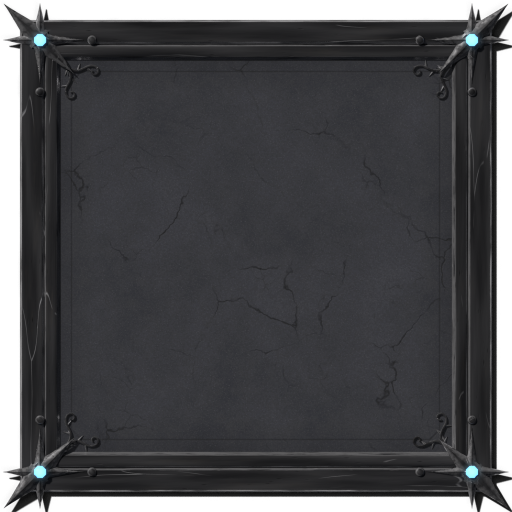
#> input picture assets/ui/kit/panel.png, 512 x 512 px, found by its file name
$ python post.py
#> lines starting #> are read from the running program, lines starting #| are printed output that depends on the picture; after the words box and inside, x2 and y2 are one past the last pixel; in counts of white or black regions, pixels touching at a corner belong together
### tools/blender/ui/spec.py
"""UI kit contract: files, sizes, nine-slice margins, content padding, post steps.

Pure Python, shared by build_ui.py (Blender renders the raw 2x images), post.py (Pillow: downscale, glow, states,
kit.json) and compose.py (sheet + mock). Margins/content are [left, top, right, bottom] in texture pixels.
Every file is rendered under its own name unless `raw` names another render (derived files).
"""

SOUL = (0x6f, 0xb8, 0xff)
EMBER = (0xff, 0x7a, 0x33)
GOLD = (0xf0, 0xc0, 0x60)

FILES = {}


def add(name, size, margin=(0, 0, 0, 0), content=(0, 0, 0, 0), raw=None, post=(), **extra):
    FILES[name] = dict(file=name + ".png", size=list(size), margin=list(margin), content=list(content),
                       raw=raw or name, post=list(post), extra=extra)


def m4(v):
    return (v, v, v, v)


# ---- frames and panels
add("panel", (512, 512), m4(104), m4(72), post=[("selfbloom", 0.55, 0.5, 4)])
add("modal", (1024, 1024), m4(176), m4(112), post=[("selfbloom", 0.55, 0.5, 5)])
add("modal_crest", (384, 160), post=[("selfbloom", 0.55, 0.6, 5)])
add("title_plaque", (768, 128), (112, 50, 112, 50), (104, 30, 104, 30), post=[("selfbloom", 0.55, 0.5, 4)])
add("tooltip", (256, 256), m4(26), (20, 16, 20, 16))

# ---- reward card (bone frame); the glow halo stays inside the 12 px padding
CARD = dict(margin=m4(72), content=m4(58))
add("card", (384, 544), **CARD)
add("card_hover", (384, 544), **CARD, post=[("bloom", "card", 0.85, 3, 6), ("halo", SOUL, 9, 0.6)])
add("card_pressed", (384, 544), **CARD, post=[("bloom", "card", 0.85, 3, 6), ("halo", EMBER, 9, 0.6)])
add("card_disabled", (384, 544), **CARD, post=[("desat", 0.85, 0.38)])

# ---- buttons
BTN = dict(margin=(60, 30, 60, 30), content=(64, 16, 64, 16))
for pre in ("button", "button_primary"):
    add(pre + "_normal", (384, 96), **BTN, post=[("selfbloom", 0.7, 0.4, 4)] if pre == "button_primary" else [])
    add(pre + "_hover", (384, 96), **BTN, post=[("bloom", pre + "_normal", 1.0, 2, 7)])
    add(pre + "_pressed", (384, 96), **BTN, post=[("bloom", pre + "_normal", 1.0, 2, 7)])
    add(pre + "_disabled", (384, 96), **BTN, post=[("desat", 0.8, 0.3)])

# ---- ornaments
add("divider", (1024, 64), post=[("selfbloom", 0.55, 0.6, 4)])
add("divider_small", (512, 40), post=[("selfbloom", 0.55, 0.6, 3)])

# ---- portraits and map
MED = dict(content=m4(36), hole_radius=92)
add("medallion_player", (256, 256), **MED, post=[("selfbloom", 0.5, 0.8, 5), ("hole", 92)])
add("medallion_engine", (256, 256), **MED, post=[("selfbloom", 0.5, 0.8, 5), ("hole", 92)])
RING = dict(content=m4(31), hole_radius=65)
add("node_ring", (192, 192), **RING, post=[("hole", 65)])
add("node_ring_available", (192, 192), **RING, post=[("bloom", "node_ring", 1.2, 3, 9), ("hole", 65)])
add("node_ring_visited", (192, 192), **RING, post=[("desat", 0.7, 0.35), ("hole", 65)])

# ---- slots
SLOT = dict(margin=m4(32), content=m4(24))
add("slot", (128, 128), **SLOT)
add("slot_hover", (128, 128), **SLOT, post=[("bloom", "slot", 1.0, 2, 6)])
add("slot_selected", (128, 128), **SLOT, post=[("bloom", "slot", 1.0, 2, 6)])

# ---- bars and scrolling
add("bar_frame", (512, 48), (28, 16, 28, 16), (24, 14, 24, 14))
for c in ("soul", "ember", "gold"):
    add("bar_fill_" + c, (256, 24), (12, 0, 12, 0), post=[("selfbloom", 0.35, 0.7, 3)])
add("scroll_track", (32, 256), (10, 24, 10, 24), (8, 16, 8, 16))
add("scroll_grabber", (32, 128), (10, 30, 10, 30), (8, 20, 8, 20))
add("scroll_grabber_hover", (32, 128), (10, 30, 10, 30), (8, 20, 8, 20),
    post=[("bloom", "scroll_grabber", 1.0, 2, 5)])
add("slider_track", (512, 32), (26, 10, 26, 10), (24, 12, 24, 12))
add("slider_grabber", (48, 48))
add("slider_grabber_hover", (48, 48), post=[("bloom", "slider_grabber", 1.2, 2, 5)])

# ---- small widgets
add("check_off", (64, 64), content=m4(16))
add("check_on", (64, 64), content=m4(16), post=[("bloom", "check_off", 1.2, 2, 6)])
add("close", (64, 64), content=m4(16))
add("close_hover", (64, 64), content=m4(16), post=[("bloom", "close", 0.9, 2, 5)])
add("coin", (128, 128), post=[("selfbloom", 0.8, 0.3, 3)])
add("coin_small", (48, 48), raw="coin", post=[("resize", 48, 48)])
add("cursor", (48, 48), hotspot=[3, 3])
add("cursor_point", (48, 48), hotspot=[8, 2])
add("menu_marker", (64, 64), post=[("selfbloom", 0.45, 1.0, 4)])

# ---- tileable fill
add("bg_slate", (512, 512), tile=True)

### tools/blender/ui/post.py
"""Raw 2x renders (build/ui/raw) -> assets/ui/kit/*.png + kit.json.

python post.py [name ...]   (needs Pillow + numpy; build_all.sh runs it from build/ui/.venv)
Steps per file (spec.py): premultiplied 2x2 box downscale, then the listed ops (bloom from the state difference,
threshold bloom, outer halo, desaturate, hole clearing, resize). Prints a stretch report for nine-slice edges.
"""
import json
import os
import sys

import numpy as np
from PIL import Image

sys.path.insert(0, os.path.dirname(os.path.abspath(__file__)))
import spec  # noqa: E402

HERE = os.path.dirname(os.path.abspath(__file__))
ROOT = os.path.abspath(os.path.join(HERE, "..", "..", ".."))
RAW = os.path.join(ROOT, "build", "ui", "raw")
OUT = os.path.join(ROOT, "assets", "ui", "kit")


def load_raw(name):
    a = np.asarray(Image.open(os.path.join(RAW, name + ".png")).convert("RGBA"), np.float32) / 255.0
    a[..., :3] *= a[..., 3:4]
    h, w = a.shape[0] // 2, a.shape[1] // 2
    return a[:h * 2, :w * 2].reshape(h, 2, w, 2, 4).mean(axis=(1, 3))


# [6 lines left out: function save, not called in this run]


def _box(a, r, axis):
    if r < 1:
        return a
    pad = [(0, 0)] * a.ndim
    pad[axis] = (r + 1, r)
    c = np.cumsum(np.pad(a, pad), axis=axis)
    n = a.shape[axis]
    hi = np.take(c, np.arange(2 * r + 1, 2 * r + 1 + n), axis=axis)
    lo = np.take(c, np.arange(0, n), axis=axis)
    return (hi - lo) / (2 * r + 1)


def blur(a, sigma):
    """Gaussian-ish blur (three box passes), zero outside the image."""
    r = max(1, int(round(sigma * 0.85)))
    for _ in range(3):
        a = _box(_box(a, r, 0), r, 1)
    return a


def add_glow(img, glow):
    out = img.copy()
    out[..., :3] = img[..., :3] + glow
    out[..., 3] = np.maximum(img[..., 3], np.clip(glow.max(axis=2), 0, 1))
    return np.clip(out, 0, 1)


def op_bloom(img, base, strength, r1, r2):
    g = np.clip(img[..., :3] - base[..., :3], 0, None)
    return add_glow(img, (blur(g, r1) * 0.55 + blur(g, r2) * 0.65) * strength)


def op_selfbloom(img, thr, strength, r):
    lum = img[..., :3].max(axis=2, keepdims=True)
    g = img[..., :3] * np.clip((lum - thr) / (1.0 - thr), 0, 1)
    return add_glow(img, blur(g, r) * strength)


# [31 lines left out: functions op_halo, op_desat, op_hole, op_resize, not called in this run]


def build(name, cache):
    f = spec.FILES[name]
    if f["raw"] not in cache:
        cache[f["raw"]] = load_raw(f["raw"])
    img = cache[f["raw"]].copy()
    for op in f["post"]:
        kind, args = op[0], op[1:]
        if kind == "bloom":
            if args[0] not in cache:
                cache[args[0]] = load_raw(args[0])
            img = op_bloom(img, cache[args[0]], *args[1:])
        elif kind == "selfbloom":
            img = op_selfbloom(img, *args)
        elif kind == "halo":
            img = op_halo(img, *args)
        elif kind == "desat":
            img = op_desat(img, *args)
        elif kind == "hole":
            img = op_hole(img, *args)
        elif kind == "resize":
            img = op_resize(img, *args)
    w, h = f["size"]
    assert img.shape[:2] == (h, w), (name, img.shape, f["size"])
    return img


# [20 lines left out: function stretch_report, not called in this run]


def main():
    names = sys.argv[1:] or list(spec.FILES)
    os.makedirs(OUT, exist_ok=True)
    cache = {}
    worst = 0.0
    for n in names:
        img = build(n, cache)
#> in load_raw, `return a[:h * 2, :w * 2].reshape(h, 2, w, 2, 4).mean(axis=(1, 3))`:
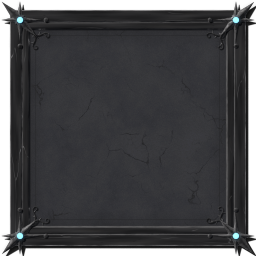
#> returned value: shape (256, 256, 4) float32; mean of channels 0, 1, 2, 3 0.136, 0.138, 0.148, 0.831; transparent parts drawn white
#> in op_selfbloom, `lum = img[..., :3].max(axis=2, keepdims=True)`:
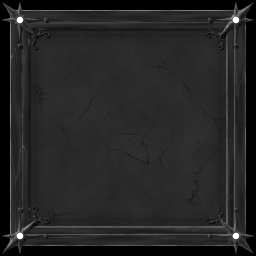
#> lum: shape (256, 256, 1) float32; min 0, max 1, mean 0.148
#> in op_selfbloom, `g = img[..., :3] * np.clip((lum - thr) / (1.0 - thr), 0, 1)`:
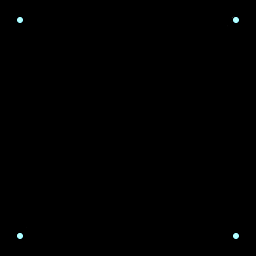
#> g: shape (256, 256, 3) float32; mean of channels 0, 1, 2 0.00119, 0.00175, 0.00178; drawn as R, G, B
#> the loop in blur, `for _ in range(3):` made 3 passes
#> pass 1, in _box, `c = np.cumsum(np.pad(a, pad), axis=axis)`:
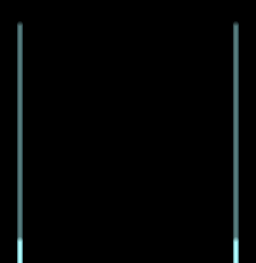
#> c: shape (263, 256, 3) float32; mean of channels 0, 1, 2 0.154, 0.225, 0.229; drawn with min black and max white
#> pass 1, in _box (call 2), `c = np.cumsum(np.pad(a, pad), axis=axis)`:
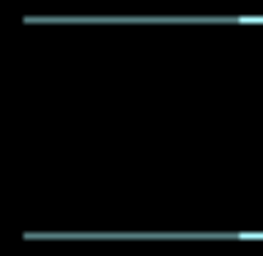
#> c: shape (256, 263, 3) float32; mean of channels 0, 1, 2 0.152, 0.224, 0.228; drawn with min black and max white
#> in add_glow, `out[..., :3] = img[..., :3] + glow`: out: shape (256, 256, 4) float32; 4.09% of pixels changed, all inside (x1, y1, x2, y2) = (8, 7, 248, 248)
#> in add_glow, `out[..., 3] = np.maximum(img[..., 3], np.clip(glow.max(axis=2), 0, 1))`: out: shape (256, 256, 4) float32; mean of channels 0, 1, 2, 3 0.137, 0.139, 0.149, 0.831
        save(img, os.path.join(OUT, spec.FILES[n]["file"]))
        rep = stretch_report(n, img)
        if rep:
            worst = max(worst, max(rep.values()))
            print(f"[post] {n:24s} edge detail " + " ".join(f"{k}={v:.1f}" for k, v in rep.items()))
        else:
            print(f"[post] {n}")
    meta = {}
    for n, f in spec.FILES.items():
        e = {"file": f["file"], "size": f["size"], "margin": f["margin"], "content": f["content"]}
        e.update(f["extra"])
        meta[n] = e
    with open(os.path.join(OUT, "kit.json"), "w") as fh:
        json.dump(meta, fh, indent=1)
        fh.write("\n")
    print(f"[post] wrote {len(names)} files + kit.json; worst edge detail {worst:.1f}/255")


if __name__ == "__main__":
#> (the run stopped early here; a loop or call above may not have finished)
